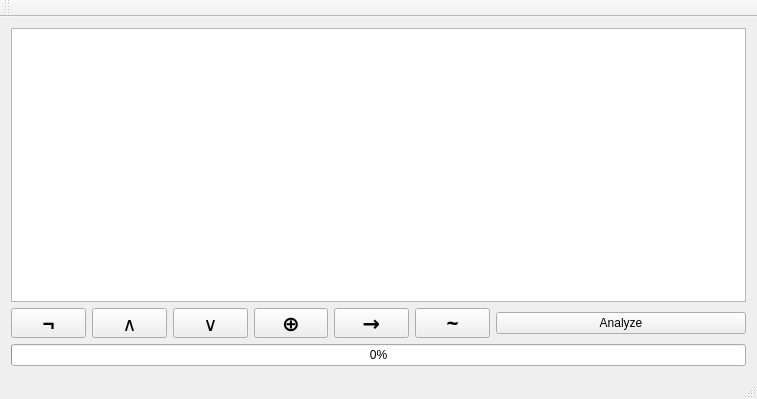
<?xml version="1.0" encoding="UTF-8"?>
<ui version="4.0">
 <class>MainWindow</class>
 <widget class="QMainWindow" name="MainWindow">
  <property name="geometry">
   <rect>
    <x>0</x>
    <y>0</y>
    <width>757</width>
    <height>399</height>
   </rect>
  </property>
  <property name="windowTitle">
   <string>Logic Analyzer</string>
  </property>
  <widget class="QWidget" name="centralWidget">
   <layout class="QVBoxLayout" name="verticalLayout">
    <item>
     <widget class="QPlainTextEdit" name="plainTextEdit">
      <property name="font">
       <font>
        <family>Arial</family>
        <pointsize>14</pointsize>
       </font>
      </property>
      <property name="locale">
       <locale language="English" country="UnitedStates"/>
      </property>
      <property name="horizontalScrollBarPolicy">
       <enum>Qt::ScrollBarAlwaysOff</enum>
      </property>
      <property name="backgroundVisible">
       <bool>false</bool>
      </property>
      <property name="centerOnScroll">
       <bool>false</bool>
      </property>
     </widget>
    </item>
    <item>
     <layout class="QHBoxLayout" name="horizontalLayout">
      <item>
       <widget class="QPushButton" name="pushButton_not">
        <property name="minimumSize">
         <size>
          <width>50</width>
          <height>30</height>
         </size>
        </property>
        <property name="maximumSize">
         <size>
          <width>80</width>
          <height>30</height>
         </size>
        </property>
        <property name="font">
         <font>
          <family>Courier 10 Pitch</family>
          <pointsize>16</pointsize>
          <weight>75</weight>
          <bold>true</bold>
         </font>
        </property>
        <property name="toolTip">
         <string>NOT</string>
        </property>
        <property name="styleSheet">
         <string notr="true"/>
        </property>
        <property name="text">
         <string>¬</string>
        </property>
       </widget>
      </item>
      <item>
       <widget class="QPushButton" name="pushButton_and">
        <property name="minimumSize">
         <size>
          <width>50</width>
          <height>30</height>
         </size>
        </property>
        <property name="maximumSize">
         <size>
          <width>80</width>
          <height>30</height>
         </size>
        </property>
        <property name="font">
         <font>
          <family>Droid Sans Ethiopic</family>
          <pointsize>14</pointsize>
          <weight>50</weight>
          <bold>false</bold>
         </font>
        </property>
        <property name="toolTip">
         <string>AND</string>
        </property>
        <property name="text">
         <string>∧</string>
        </property>
       </widget>
      </item>
      <item>
       <widget class="QPushButton" name="pushButton_or">
        <property name="minimumSize">
         <size>
          <width>50</width>
          <height>30</height>
         </size>
        </property>
        <property name="maximumSize">
         <size>
          <width>80</width>
          <height>30</height>
         </size>
        </property>
        <property name="font">
         <font>
          <family>Droid Sans Ethiopic</family>
          <pointsize>14</pointsize>
          <weight>50</weight>
          <bold>false</bold>
         </font>
        </property>
        <property name="toolTip">
         <string>OR</string>
        </property>
        <property name="text">
         <string>∨</string>
        </property>
       </widget>
      </item>
      <item>
       <widget class="QPushButton" name="pushButton_xor">
        <property name="minimumSize">
         <size>
          <width>50</width>
          <height>30</height>
         </size>
        </property>
        <property name="maximumSize">
         <size>
          <width>80</width>
          <height>30</height>
         </size>
        </property>
        <property name="font">
         <font>
          <family>Courier 10 Pitch</family>
          <pointsize>16</pointsize>
          <weight>75</weight>
          <bold>true</bold>
         </font>
        </property>
        <property name="toolTip">
         <string>XOR</string>
        </property>
        <property name="text">
         <string>⊕</string>
        </property>
       </widget>
      </item>
      <item>
       <widget class="QPushButton" name="pushButton_imp">
        <property name="minimumSize">
         <size>
          <width>50</width>
          <height>30</height>
         </size>
        </property>
        <property name="maximumSize">
         <size>
          <width>80</width>
          <height>30</height>
         </size>
        </property>
        <property name="font">
         <font>
          <family>Courier 10 Pitch</family>
          <pointsize>16</pointsize>
          <weight>75</weight>
          <bold>true</bold>
         </font>
        </property>
        <property name="toolTip">
         <string>IMPLICATION</string>
        </property>
        <property name="text">
         <string>→</string>
        </property>
       </widget>
      </item>
      <item>
       <widget class="QPushButton" name="pushButton_eq">
        <property name="minimumSize">
         <size>
          <width>50</width>
          <height>30</height>
         </size>
        </property>
        <property name="maximumSize">
         <size>
          <width>80</width>
          <height>30</height>
         </size>
        </property>
        <property name="font">
         <font>
          <family>Courier 10 Pitch</family>
          <pointsize>16</pointsize>
          <weight>75</weight>
          <bold>true</bold>
         </font>
        </property>
        <property name="toolTip">
         <string>EQUAL</string>
        </property>
        <property name="text">
         <string>~</string>
        </property>
       </widget>
      </item>
      <item>
       <widget class="QPushButton" name="pushButton_analyse">
        <property name="minimumSize">
         <size>
          <width>250</width>
          <height>0</height>
         </size>
        </property>
        <property name="font">
         <font>
          <family>Arial</family>
          <italic>false</italic>
         </font>
        </property>
        <property name="locale">
         <locale language="English" country="UnitedStates"/>
        </property>
        <property name="text">
         <string>Analyze</string>
        </property>
        <property name="autoDefault">
         <bool>false</bool>
        </property>
        <property name="default">
         <bool>false</bool>
        </property>
        <property name="flat">
         <bool>false</bool>
        </property>
       </widget>
      </item>
     </layout>
    </item>
    <item>
     <widget class="QProgressBar" name="progressBar">
      <property name="enabled">
       <bool>true</bool>
      </property>
      <property name="maximumSize">
       <size>
        <width>16777215</width>
        <height>30</height>
       </size>
      </property>
      <property name="styleSheet">
       <string notr="true"/>
      </property>
      <property name="value">
       <number>0</number>
      </property>
      <property name="textVisible">
       <bool>true</bool>
      </property>
      <property name="invertedAppearance">
       <bool>false</bool>
      </property>
     </widget>
    </item>
   </layout>
  </widget>
  <widget class="QMenuBar" name="menuBar">
   <property name="geometry">
    <rect>
     <x>0</x>
     <y>0</y>
     <width>757</width>
     <height>25</height>
    </rect>
   </property>
  </widget>
  <widget class="QToolBar" name="mainToolBar">
   <attribute name="toolBarArea">
    <enum>TopToolBarArea</enum>
   </attribute>
   <attribute name="toolBarBreak">
    <bool>false</bool>
   </attribute>
  </widget>
  <widget class="QStatusBar" name="statusBar">
   <property name="font">
    <font>
     <family>Arial</family>
     <italic>true</italic>
    </font>
   </property>
  </widget>
 </widget>
 <layoutdefault spacing="6" margin="11"/>
 <resources/>
 <connections/>
</ui>
